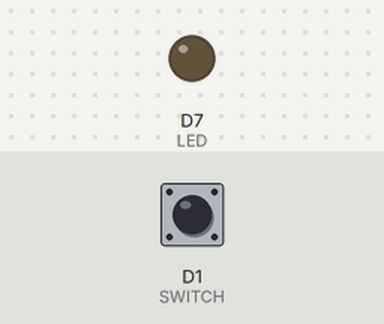
This sketch was run on a simulated ESP8266 (NodeMCU). Shown: output pins drawn as LEDs (lit = HIGH). Dashed ring = blinking. The test bench sets the inputs (shaded band); at power-on: D1 (SWITCH) HIGH. What the sketch prints to the serial monitor is not drawn.

Above: at 1.2 s.
1.3 s: D1 (SWITCH) pulled LOW for 1 s
At 1.55 s:
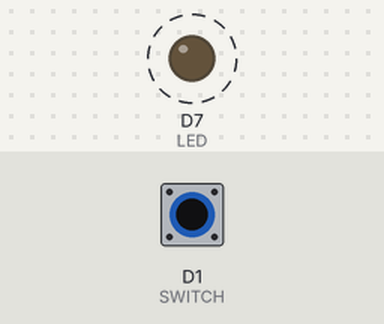
3.8 s: D1 (SWITCH) pulled LOW for 3.2 s
At 8.0 s:
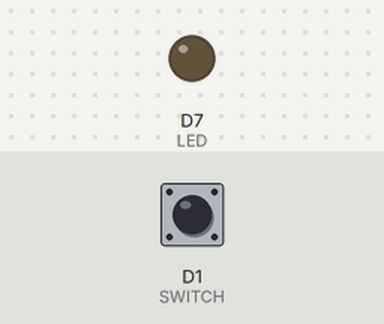
Timing chart, 0 to 9.5 s (numbered marks = the images above; inputs shaded):
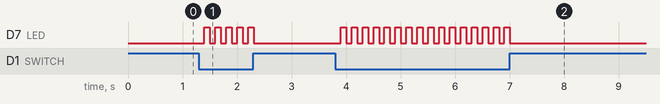

Measured:
- after the input at 1.3 s, D7 (LED): alternates HIGH for 0.10 s and LOW for 0.10 s, 10 changes in all, then stays LOW, starting after 0.10 s
- after the input at 3.8 s, D7 (LED): alternates HIGH for 0.10 s and LOW for 0.10 s, 32 changes in all, then stays LOW, starting after 0.10 s

The sketch:

switch1.ino
```cpp
#define LED D7
#define SWITCH D1

boolean switchState = false;

void setup() {
  Serial.begin(9600);
  pinMode(LED, OUTPUT);
  pinMode(SWITCH, INPUT_PULLUP);
}

void loop() {
  Serial.println(digitalRead(SWITCH));
  if (digitalRead(SWITCH) == LOW) {
    delay(100);
    switchState = !switchState;
    digitalWrite(LED, switchState);
  }
}
```
